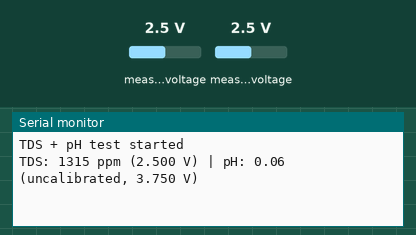
A sketch run on a simulated ESP32. On the bench: the last lines printed to the serial monitor. The test bench sets the inputs (shaded band); at power-on: measured voltage 2.5 V.

Above: at 1.7 s.
1.8 s: measured voltage (sensor 200) set to 0.1 V
At 3.1 s:
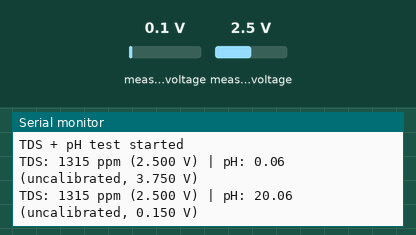
3.3 s: measured voltage (sensor 201) set to 0.1 V
At 4.6 s:
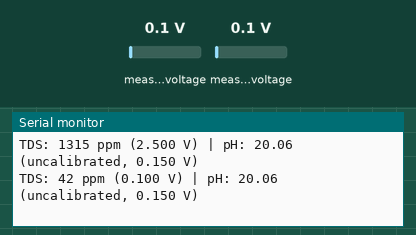
4.8 s: measured voltage (sensor 200) set to 1.2 V
At 6.2 s:
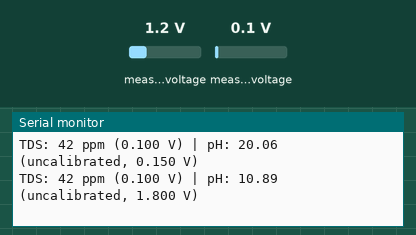
6.3 s: measured voltage (sensor 201) set to 1.2 V
At 8.2 s:
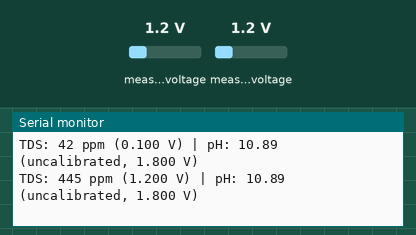
Timing chart, 0 to 8.8 s (numbered marks = the images above; inputs shaded):
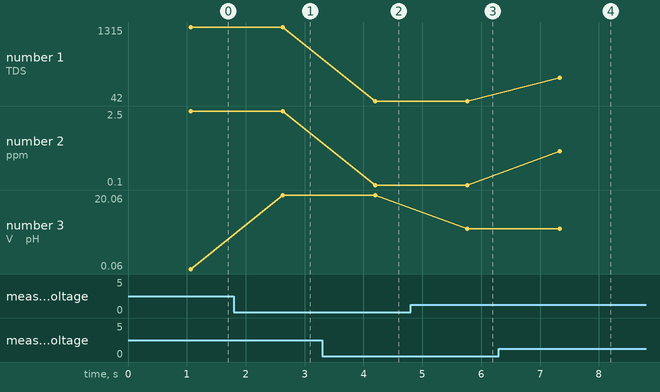

Measured:
- after the input at 1.8 s, the serial monitor: prints a new line after 0.83 s (image 1)
- after the input at 3.3 s, the serial monitor: prints a new line after 0.90 s (image 2)
- after the input at 4.8 s, the serial monitor: prints a new line after 0.97 s (image 3)
- after the input at 6.3 s, the serial monitor: prints a new line after 1.0 s (image 4)
- plotted number 1: 1315 → 42 after the input at 3.3 s, 42 → 445 after the input at 6.3 s
- plotted number 2: 2.5 → 0.1 after the input at 3.3 s, 0.1 → 1.2 after the input at 6.3 s
- plotted number 3: 0.06 → 20.06 after the input at 1.8 s, 20.06 → 10.89 after the input at 4.8 s

The sketch:

tds_test.ino
```cpp
// TDS + pH test: TDS module -> ADS1115 A1, pH module -> 10k/20k divider -> ADS1115 A0.
// ESP32 I2C on GPIO21 (SDA) / GPIO22 (SCL). Serial Monitor at 115200 baud.

#include <Wire.h>
#include <Adafruit_ADS1X15.h>

Adafruit_ADS1115 ads;

const float WATER_TEMP = 25.0;  // C, until the DS18B20 is connected
const float PH_DIVIDER = 1.5;   // (10k + 20k) / 20k
const float V_PH7 = 2.50, PH_SLOPE = 0.18;   // pH calibration (not done yet)

float readVolts(int channel) {
  long sum = 0;
  for (int i = 0; i < 10; i++) {           // average 10 readings
    sum += ads.readADC_SingleEnded(channel);
    delay(20);
  }
  return ads.computeVolts((int16_t)(sum / 10));
}

void setup() {
  Serial.begin(115200);
  delay(500);
  Wire.begin(21, 22);
  if (!ads.begin(0x48)) {
    Serial.println("ADS1115 not found - check VDD, GND, SDA, SCL and ADDR wiring");
    while (true) delay(1000);
  }
  ads.setGain(GAIN_ONE);                   // +/-4.096 V range
  Serial.println("TDS + pH test started");
}

void loop() {
  // TDS: module output 0..2.3 V, converted with the standard probe curve, corrected to 25 C
  float vTds = readVolts(1);
  float v25  = vTds / (1.0 + 0.02 * (WATER_TEMP - 25.0));
  float tds  = (133.42 * v25 * v25 * v25 - 255.86 * v25 * v25 + 857.39 * v25) * 0.5;
  if (tds < 0) tds = 0;

  // pH (uncalibrated)
  float vPh = readVolts(0) * PH_DIVIDER;
  float ph  = 7.0 + (V_PH7 - vPh) / PH_SLOPE;

  Serial.print("TDS: ");  Serial.print(tds, 0);  Serial.print(" ppm (");
  Serial.print(vTds, 3);  Serial.print(" V) | pH: ");
  Serial.print(ph, 2);    Serial.print(" (uncalibrated, ");
  Serial.print(vPh, 3);   Serial.println(" V)");
  delay(1000);
}
```
